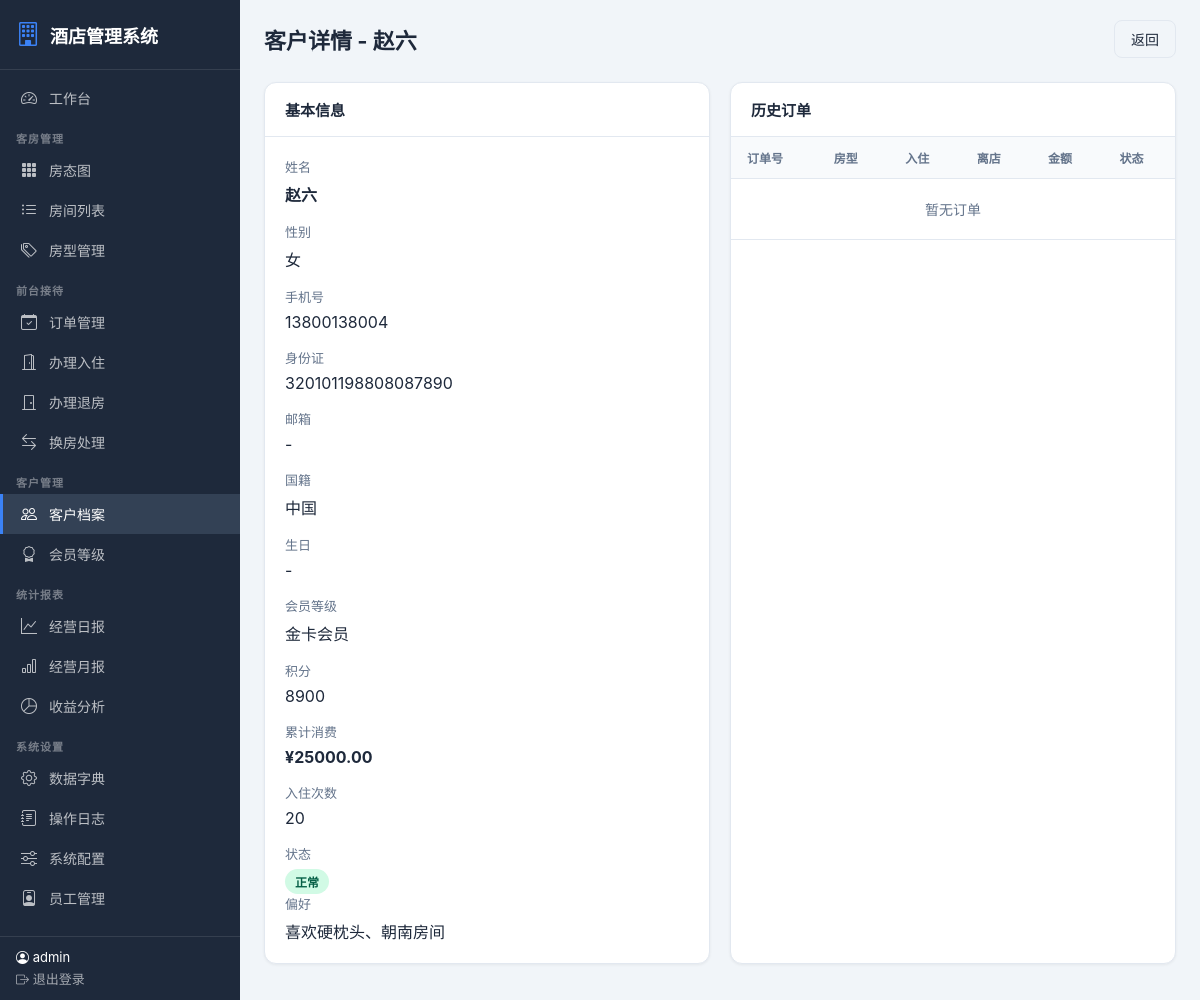
Screenshot of /customers/4/ (signed in) with the database file from the repository.
### customers/models.py (models this page shows, shortened)
class Customer(models.Model):
    GENDER_CHOICES = [("M", "男"), ("F", "女"), ("O", "其他")]
    name = models.CharField(verbose_name="姓名", max_length=50)
    gender = models.CharField(verbose_name="性别", max_length=1, choices=GENDER_CHOICES, default="M")
    id_card = models.CharField(verbose_name="身份证号", max_length=18, unique=True, blank=True, null=True)
    phone = models.CharField(verbose_name="手机号", max_length=20)
    password = models.CharField(verbose_name="密码", max_length=128, default="")
    email = models.EmailField(verbose_name="邮箱", blank=True)
    nationality = models.CharField(verbose_name="国籍", max_length=50, default="中国")
    birthday = models.DateField(verbose_name="生日", null=True, blank=True)
    membership = models.ForeignKey(MembershipLevel, on_delete=models.SET_NULL, null=True, blank=True, verbose_name="会员等级")
    points = models.IntegerField(verbose_name="积分", default=0)
    total_spending = models.DecimalField(verbose_name="累计消费", max_digits=12, decimal_places=2, default=0)
    total_stays = models.IntegerField(verbose_name="入住次数", default=0)
    preferences = models.TextField(verbose_name="偏好备注", blank=True)
    is_blacklisted = models.BooleanField(verbose_name="黑名单", default=False)
    is_active = models.BooleanField(verbose_name="账户启用", default=True)
    blacklist_reason = models.TextField(verbose_name="拉黑原因", blank=True)
    notes = models.TextField(verbose_name="备注", blank=True)
    created_at = models.DateTimeField(verbose_name="创建时间", auto_now_add=True)
    updated_at = models.DateTimeField(verbose_name="更新时间", auto_now=True)
    class Meta:
        verbose_name = "客户"
        verbose_name_plural = "客户管理"
        ordering = ["-created_at"]

class MembershipLevel(models.Model):
    name = models.CharField(verbose_name="等级名称", max_length=50, unique=True)
    code = models.CharField(verbose_name="等级代码", max_length=20, unique=True)
    discount = models.DecimalField(verbose_name="折扣率", max_digits=3, decimal_places=2, default=1.0, help_text="0.85表示85折")
    points_rate = models.DecimalField(verbose_name="积分倍率", max_digits=3, decimal_places=1, default=1.0)
    late_checkout_hours = models.IntegerField(verbose_name="延迟退房(小时)", default=0)
    min_spending = models.DecimalField(verbose_name="最低消费门槛", max_digits=10, decimal_places=2, default=0)
    description = models.TextField(verbose_name="等级说明", blank=True)
    created_at = models.DateTimeField(verbose_name="创建时间", auto_now_add=True)
    class Meta:
        verbose_name = "会员等级"
        verbose_name_plural = "会员等级"

### customers/views.py (the view)
# urls.py: path("<int:pk>/", views.customer_detail, name="customer_detail"),
@login_required
def customer_detail(request, pk):
    customer = get_object_or_404(Customer.objects.select_related("membership"), pk=pk)
    bookings = Booking.objects.filter(customer=customer).order_by("-created_at")
    return render(request, "customers/customer_detail.html", {"customer": customer, "bookings": bookings})

### customers/templates/customers/customer_detail.html (shortened to what this page needs)
{% extends 'base.html' %}
{% block content %}
<div class="page-header"><h1>客户详情 - {{ customer.name }}</h1>
<a href="{% url 'customers:customer_list' %}" class="btn btn-outline">返回</a></div>
<div class="grid-2">
<div class="card"><div class="card-header">基本信息</div><div class="card-body">
<div class="form-row">
<div><label class="form-label">姓名</label><p><strong>{{ customer.name }}</strong></p></div>
<div><label class="form-label">性别</label><p>{{ customer.get_gender_display }}</p></div>
<div><label class="form-label">手机号</label><p>{{ customer.phone }}</p></div>
<div><label class="form-label">身份证</label><p>{{ customer.id_card|default:"-" }}</p></div>
<div><label class="form-label">邮箱</label><p>{{ customer.email|default:"-" }}</p></div>
<div><label class="form-label">国籍</label><p>{{ customer.nationality }}</p></div>
<div><label class="form-label">生日</label><p>{{ customer.birthday|default:"-" }}</p></div>
<div><label class="form-label">会员等级</label><p>{{ customer.membership.name|default:"普通" }}</p></div>
<div><label class="form-label">积分</label><p>{{ customer.points }}</p></div>
<div><label class="form-label">累计消费</label><p><strong>¥{{ customer.total_spending }}</strong></p></div>
<div><label class="form-label">入住次数</label><p>{{ customer.total_stays }}</p></div>
<div><label class="form-label">状态</label><p>{% if customer.is_blacklisted %}<span class="badge badge-danger">黑名单</span>{% else %}<span class="badge badge-success">正常</span>{% endif %}</p></div>
</div>
{% if customer.preferences %}<div><label class="form-label">偏好</label><p>{{ customer.preferences }}</p></div>{% endif %}
</div></div>
<div class="card"><div class="card-header">历史订单</div><div class="card-body" style="padding:0">
<table class="table">
<thead><tr><th>订单号</th><th>房型</th><th>入住</th><th>离店</th><th>金额</th><th>状态</th></tr></thead>
<tbody>
{% for b in bookings %}
<tr>
    <td>{{ b.order_no }}</td><td>{{ b.room_type_name }}</td>
    <td>{{ b.check_in_date }}</td><td>{{ b.check_out_date }}</td>
    <td>¥{{ b.total_amount }}</td>
    <td><span class="badge {% if b.status == 'checked_out' %}badge-gray{% elif b.status == 'checked_in' %}badge-info{% elif b.status == 'cancelled' %}badge-danger{% else %}badge-warning{% endif %}">{{ b.get_status_display }}</span></td>
</tr>
{% empty %}
<tr><td colspan="6" style="text-align:center;color:var(--text-light);padding:20px">暂无订单</td></tr>
{% endfor %}
</tbody></table></div></div>
</div>
{% endblock %}

### templates/base.html (shortened to what this page needs)
<!DOCTYPE html>
<html lang="zh-CN">
<head>
    {% load static %}
    <link rel="stylesheet" href="{% static 'css/style.css' %}">
    <link rel="stylesheet" href="https://cdn.jsdelivr.net/npm/bootstrap-icons@1.11.3/font/bootstrap-icons.css">
</head>
<body>
    {% if user.is_authenticated %}
    <aside class="sidebar">
        <div class="sidebar-brand">
            <i class="bi bi-building"></i>
            <span>酒店管理系统</span>
        </div>
        <nav class="sidebar-nav">
            <a href="{% url 'dashboard' %}" class="sidebar-item {% if request.resolver_match.url_name == 'dashboard' %}active{% endif %}">
                <i class="bi bi-speedometer2"></i> <span>工作台</span>
            </a>
            <div class="sidebar-section">客房管理</div>
            <a href="{% url 'rooms:room_grid' %}" class="sidebar-item {% if 'rooms' in request.path and 'types' not in request.path %}active{% endif %}">
                <i class="bi bi-grid-3x3-gap-fill"></i> <span>房态图</span>
            </a>
            <a href="{% url 'rooms:room_list' %}" class="sidebar-item">
                <i class="bi bi-list-ul"></i> <span>房间列表</span>
            </a>
            <a href="{% url 'rooms:room_type_list' %}" class="sidebar-item {% if 'types' in request.path %}active{% endif %}">
                <i class="bi bi-tags"></i> <span>房型管理</span>
            </a>
            <div class="sidebar-section">前台接待</div>
            <a href="{% url 'bookings:booking_list' %}" class="sidebar-item {% if 'bookings' in request.path and 'check' not in request.path %}active{% endif %}">
                <i class="bi bi-calendar-check"></i> <span>订单管理</span>
            </a>
            <a href="{% url 'bookings:check_in' %}" class="sidebar-item">
                <i class="bi bi-door-open"></i> <span>办理入住</span>
            </a>
            <a href="{% url 'bookings:check_out' %}" class="sidebar-item">
                <i class="bi bi-door-closed"></i> <span>办理退房</span>
            </a>
            <a href="{% url 'bookings:room_change' %}" class="sidebar-item">
                <i class="bi bi-arrow-left-right"></i> <span>换房处理</span>
            </a>
            <div class="sidebar-section">客户管理</div>
            <a href="{% url 'customers:customer_list' %}" class="sidebar-item {% if 'customers' in request.path and 'membership' not in request.path %}active{% endif %}">
                <i class="bi bi-people"></i> <span>客户档案</span>
            </a>
            <a href="{% url 'customers:membership_list' %}" class="sidebar-item">
                <i class="bi bi-award"></i> <span>会员等级</span>
            </a>
            <div class="sidebar-section">统计报表</div>
            <a href="{% url 'reports:daily_report' %}" class="sidebar-item">
                <i class="bi bi-graph-up"></i> <span>经营日报</span>
            </a>
            <a href="{% url 'reports:monthly_report' %}" class="sidebar-item">
                <i class="bi bi-bar-chart"></i> <span>经营月报</span>
            </a>
            <a href="{% url 'reports:revenue_analysis' %}" class="sidebar-item">
                <i class="bi bi-pie-chart"></i> <span>收益分析</span>
            </a>
            <div class="sidebar-section">系统设置</div>
            <a href="{% url 'system:dict_list' %}" class="sidebar-item">
                <i class="bi bi-gear"></i> <span>数据字典</span>
            </a>
            <a href="{% url 'system:operation_logs' %}" class="sidebar-item">
                <i class="bi bi-journal-text"></i> <span>操作日志</span>
            </a>
            <a href="{% url 'system:hotel_config' %}" class="sidebar-item">
                <i class="bi bi-sliders"></i> <span>系统配置</span>
            </a>
            <a href="{% url 'accounts:user_list' %}" class="sidebar-item">
                <i class="bi bi-person-badge"></i> <span>员工管理</span>
            </a>
        </nav>
        <div class="sidebar-footer">
            <div style="margin-bottom:4px;"><i class="bi bi-person-circle"></i> {{ user.username }}</div>
            <a href="{% url 'accounts:logout' %}"><i class="bi bi-box-arrow-right"></i> 退出登录</a>
        </div>
    </aside>
    {% endif %}
    <main class="main-content">
        {% block content %}{% endblock %}
    </main>
</body>
</html>

### static/css/style.css (style rules this page uses)
:root { --primary: #1a73e8; --primary-dark: #1557b0; --sidebar-bg: #1e293b; --sidebar-hover: #334155; --bg: #f1f5f9; --card-bg: #ffffff; --text: #1e293b; --text-light: #64748b; --border: #e2e8f0; --success: #10b981; --warning: #f59e0b; --danger: #ef4444; --info: #3b82f6; }
* { margin: 0; padding: 0; box-sizing: border-box; }
body { font-family: -apple-system, BlinkMacSystemFont, "Segoe UI", Roboto, "PingFang SC", "Microsoft YaHei", sans-serif; background: var(--bg); color: var(--text); display: flex; min-height: 100vh; }
.sidebar { width: 240px; min-height: 100vh; background: var(--sidebar-bg); color: #fff; position: fixed; left: 0; top: 0; bottom: 0; z-index: 1000; display: flex; flex-direction: column; overflow-y: auto; }
.sidebar-brand { padding: 20px 16px; font-size: 18px; font-weight: 700; border-bottom: 1px solid rgba(255,255,255,0.1); display: flex; align-items: center; gap: 10px; }
.sidebar-brand i { font-size: 24px; color: var(--info); }
.sidebar-nav { flex: 1; padding: 8px 0; }
.sidebar-section { padding: 12px 16px 4px; font-size: 11px; text-transform: uppercase; color: rgba(255,255,255,0.4); letter-spacing: 1px; font-weight: 600; }
.sidebar-item { display: flex; align-items: center; gap: 10px; padding: 10px 16px; color: rgba(255,255,255,0.7); text-decoration: none; font-size: 14px; transition: all 0.15s; border-left: 3px solid transparent; }
.sidebar-item.active { background: var(--sidebar-hover); color: #fff; border-left-color: var(--info); }
.sidebar-item i { font-size: 16px; width: 20px; text-align: center; }
.sidebar-footer { padding: 12px 16px; border-top: 1px solid rgba(255,255,255,0.1); font-size: 13px; }
.sidebar-footer a { color: rgba(255,255,255,0.6); text-decoration: none; }
.main-content { margin-left: 240px; flex: 1; padding: 20px 24px; min-height: 100vh; }
.page-header { display: flex; justify-content: space-between; align-items: center; margin-bottom: 24px; }
.page-header h1 { font-size: 22px; font-weight: 700; }
.card { background: var(--card-bg); border-radius: 12px; box-shadow: 0 1px 3px rgba(0,0,0,0.06); border: 1px solid var(--border); margin-bottom: 16px; }
.card-header { padding: 16px 20px; border-bottom: 1px solid var(--border); font-weight: 600; font-size: 15px; display: flex; justify-content: space-between; align-items: center; }
.card-body { padding: 20px; }
.table { width: 100%; border-collapse: collapse; }
.table th { text-align: left; padding: 12px 16px; font-size: 12px; font-weight: 600; text-transform: uppercase; color: var(--text-light); background: #f8fafc; border-bottom: 1px solid var(--border); }
.table td { padding: 12px 16px; border-bottom: 1px solid var(--border); font-size: 14px; }
.badge { display: inline-block; padding: 4px 10px; border-radius: 20px; font-size: 12px; font-weight: 600; }
.badge-success { background: #d1fae5; color: #065f46; }
.btn { display: inline-flex; align-items: center; gap: 6px; padding: 8px 16px; border-radius: 8px; font-size: 14px; font-weight: 500; border: none; cursor: pointer; text-decoration: none; transition: all 0.15s; }
.btn-outline { background: transparent; border: 1px solid var(--border); color: var(--text); }
.form-label { display: block; margin-bottom: 6px; font-size: 13px; font-weight: 500; color: var(--text-light); }
.form-row { display: grid; grid-template-columns: repeat(auto-fit, minmax(200px, 1fr)); gap: 16px; }
.grid-2 { display: grid; grid-template-columns: 1fr 1fr; gap: 20px; }

### rows the page displays
Customer: name "赵六", gender "女", phone "13800138004", id_card "320101198808087890", email "-", nationality "中国", birthday "-", membership.name "金卡会员", points "8900", total_spending "25000.00", total_stays "20", preferences "喜欢硬枕头、朝南房间"

### other values shown
{{ user.username }} "admin"
